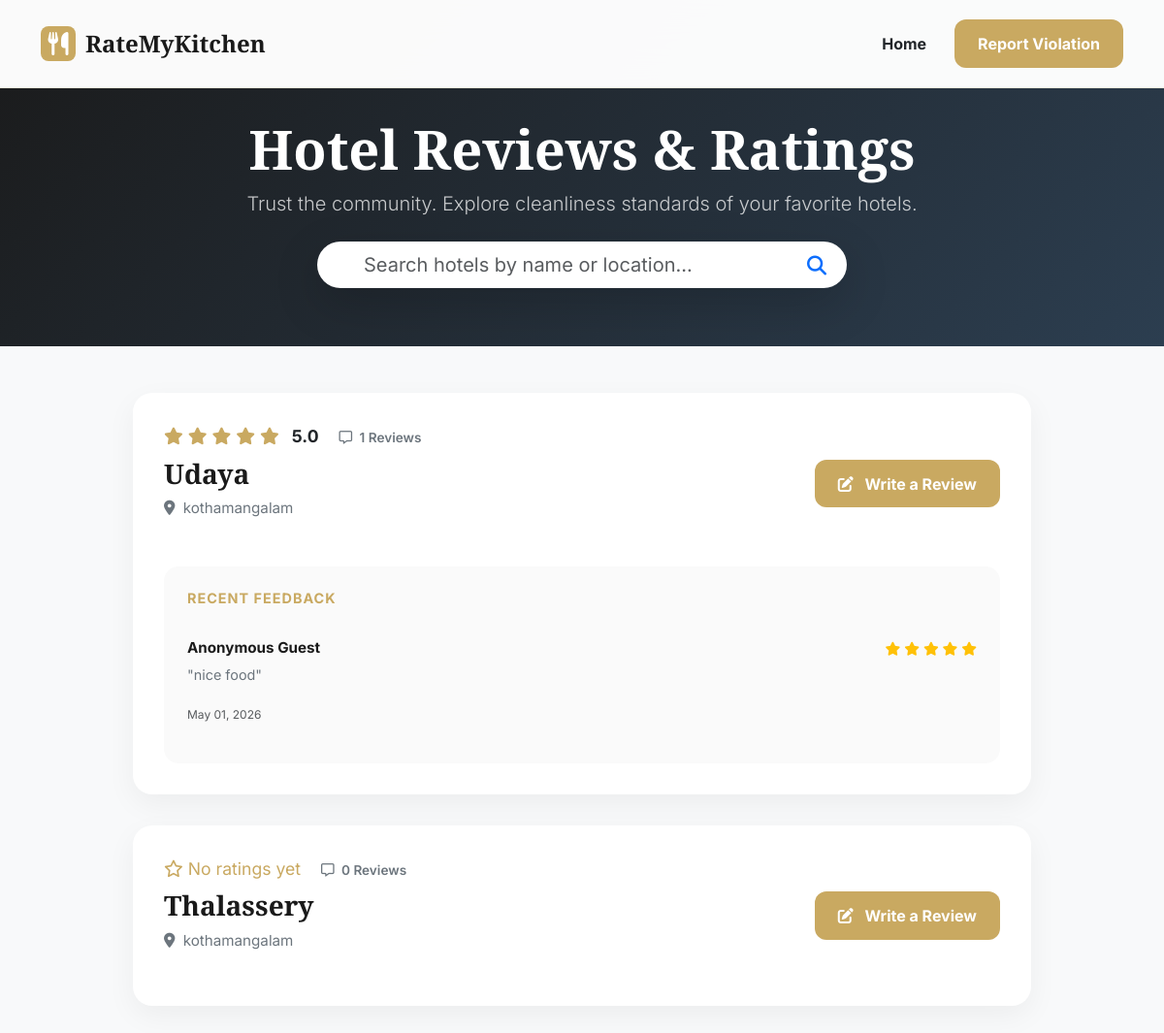
Screenshot of /hotels/ with the database file from the repository.
### User/models.py (models this page shows, shortened)
class tbl_hotel(models.Model):
    hotel_name = models.CharField(max_length=100)
    hotel_email = models.EmailField(unique=True)
    hotel_password = models.CharField(max_length=128)
    hotel_contact = models.CharField(max_length=20, blank=True)
    hotel_address = models.CharField(max_length=255, blank=True)
    is_verified = models.IntegerField(
        choices=[
            (0, 'Not Verified'),
            (1, 'Verified'),
            (2, 'Rejected')
        ],
        default=0
    )
    hygiene_status = models.CharField(
        max_length=50,
        choices=[
            ('Pending', 'Pending'),
            ('Clean', 'Clean'),
            ('Moderately Clean', 'Moderately Clean'),
            ('Dirty', 'Dirty'),
        ],
        default='Pending'
    )
    certificate_generated = models.BooleanField(default=False)
    verified_at = models.DateTimeField(null=True, blank=True)

class CustomerReview(models.Model):
    hotel      = models.ForeignKey(tbl_hotel, on_delete=models.CASCADE)
    customer_name = models.CharField(max_length=100, default="Anonymous Guest", blank=True)
    rating     = models.PositiveSmallIntegerField()
    review     = models.TextField(blank=True)
    timestamp  = models.DateTimeField(auto_now_add=True)

### Guest/views.py (the view)
# urls.py: path('hotels/', views.view_hotels, name='view_hotels'),
def view_hotels(request):
    from django.db.models import Avg, Count, Q
    query = request.GET.get('q', '')
    hotels = tbl_hotel.objects.filter(is_verified=1)
    if query:
        hotels = hotels.filter(
            Q(hotel_name__icontains=query) |
            Q(hotel_address__icontains=query)
        )
    hotels = hotels.annotate(
        avg_rating=Avg('customerreview__rating'),
        review_count=Count('customerreview')
    ).order_by('-avg_rating')
    for hotel in hotels:
        hotel.latest_reviews = CustomerReview.objects.filter(hotel=hotel).order_by('-timestamp')[:5]
    return render(request, "Guest/Reviews.html", {'hotels': hotels})

### templates/Guest/Reviews.html (shortened to what this page needs)
<!DOCTYPE html>
<html lang="en">
<head>
    <link href="https://cdn.jsdelivr.net/npm/bootstrap@5.3.2/dist/css/bootstrap.min.css" rel="stylesheet">
    <link href="https://cdnjs.cloudflare.com/ajax/libs/font-awesome/6.4.0/css/all.min.css" rel="stylesheet">
</head>
<body>
    <nav class="navbar navbar-expand-lg navbar-custom fixed-top">
        <div class="container">
            <a class="navbar-brand" href="{% url 'guest:homepage' %}">
                <div class="brand-icon"><i class="fas fa-utensils"></i></div>
                RateMyKitchen
            </a>
            <div class="ms-auto d-flex align-items-center">
                <a href="{% url 'guest:homepage' %}" class="btn btn-link text-dark text-decoration-none fw-bold me-3">Home</a>
                <a href="{% url 'guest:report_violation' %}" class="btn btn-review px-4">Report Violation</a>
            </div>
        </div>
    </nav>
    <div class="page-header">
        <div class="container">
            <h1 class="display-4 fw-bold">Hotel Reviews & Ratings</h1>
            <p class="lead opacity-75 mb-4">Trust the community. Explore cleanliness standards of your favorite hotels.</p>
            <div class="row justify-content-center">
                <div class="col-lg-6">
                    <form action="{% url 'guest:view_hotels' %}" method="GET" class="position-relative">
                        <input type="text" name="q" class="form-control form-control-lg rounded-pill px-5 shadow-lg border-0"
                               value="{{ request.GET.q }}" placeholder="Search hotels by name or location...">
                        <button type="submit" class="btn position-absolute top-50 end-0 translate-middle-y me-2 bg-transparent text-primary">
                            <i class="fas fa-search fa-lg"></i>
                        </button>
                    </form>
                </div>
            </div>
        </div>
    </div>
    <div class="container pb-5">
        <div class="row justify-content-center">
            <div class="col-lg-10">
                {% for hotel in hotels %}
                <div class="hotel-card">
                    <div class="hotel-info">
                        <div class="row align-items-center">
                            <div class="col-md-8">
                                <div class="rating-stars">
                                    {% if hotel.avg_rating %}
                                        {% for i in "12345" %}
                                            {% if forloop.counter <= hotel.avg_rating %}
                                                <i class="fas fa-star"></i>
                                            {% else %}
                                                <i class="far fa-star"></i>
                                            {% endif %}
                                        {% endfor %}
                                        <span class="ms-2 fw-bold text-dark">{{ hotel.avg_rating|floatformat:1 }}</span>
                                    {% else %}
                                        <i class="far fa-star"></i> No ratings yet
                                    {% endif %}
                                    <span class="review-count ms-3"><i class="far fa-comment-alt me-1"></i> {{ hotel.review_count }} Reviews</span>
                                </div>
                                <h2 class="hotel-name">{{ hotel.hotel_name }}</h2>
                                <p class="hotel-location"><i class="fas fa-map-marker-alt me-1"></i> {{ hotel.hotel_address }}</p>
                            </div>
                            <div class="col-md-4 text-md-end">
                                <button class="btn btn-review px-4" data-bs-toggle="modal" data-bs-target="#reviewModal{{ hotel.id }}">
                                    <i class="fas fa-edit me-2"></i> Write a Review
                                </button>
                            </div>
                        </div>
                        {% if hotel.latest_reviews %}
                        <div class="reviews-section mt-4">
                            <h5 class="fw-bold mb-3" style="font-size: 0.9rem; text-transform: uppercase; color: var(--primary); letter-spacing: 1px;">Recent Feedback</h5>
                            {% for rev in hotel.latest_reviews %}
                            <div class="single-review">
                                <div class="d-flex justify-content-between align-items-center">
                                    <span class="reviewer-name">{{ rev.customer_name }}</span>
                                    <div class="text-warning small">
                                        {% for i in "12345" %}
                                            {% if forloop.counter <= rev.rating %}
                                                <i class="fas fa-star"></i>
                                            {% endif %}
                                        {% endfor %}
                                    </div>
                                </div>
                                <p class="review-text">"{{ rev.review }}"</p>
                                <small class="text-muted" style="font-size: 0.75rem;">{{ rev.timestamp|date:"M d, Y" }}</small>
                            </div>
                            {% endfor %}
                        </div>
                        {% endif %}
                    </div>
                </div>
                {% empty %}
                <div class="text-center py-5">
                    <i class="fas fa-hotel fa-4x opacity-25 mb-3"></i>
                    <h3>No verified hotels found</h3>
                    <p class="text-muted">Check back later for trusted ratings.</p>
                </div>
                {% endfor %}
            </div>
        </div>
    </div>
</body>
</html>

### templates/Guest/Reviews.html (style rules this page uses)
:root { --primary: #C9A961; --primary-dark: #A88B4F; --secondary: #2C3E50; --light: #F8F9FA; --white: #FFFFFF; --dark: #1A1A1A; --text-secondary: #6C757D; }
body { font-family: 'Inter', sans-serif; background: var(--light); color: var(--dark); }
h1, h2, h3 { font-family: 'Playfair Display', serif; }
.navbar-custom { background: rgba(255, 255, 255, 0.98); backdrop-filter: blur(20px); padding: 1.25rem 0; border-bottom: 1px solid rgba(201, 169, 97, 0.2); }
.navbar-brand { font-family: 'Playfair Display', serif; font-weight: 800; font-size: 1.5rem; color: var(--dark); display: flex; align-items: center; gap: 10px; }
.brand-icon { width: 36px; height: 36px; background: var(--primary); border-radius: 8px; display: flex; align-items: center; justify-content: center; color: white; }
.page-header { padding: 120px 0 60px; background: linear-gradient(135deg, #1A1A1A 0%, #2C3E50 100%); color: white; text-align: center; margin-bottom: 3rem; }
.hotel-card { background: white; border-radius: 20px; border: none; box-shadow: 0 10px 30px rgba(0,0,0,0.05); transition: all 0.3s ease; overflow: hidden; margin-bottom: 2rem; }
.hotel-info { padding: 2rem; }
.rating-stars { color: var(--primary); font-size: 1.1rem; margin-bottom: 0.5rem; }
.hotel-name { font-size: 1.75rem; font-weight: 800; margin-bottom: 0.5rem; }
.hotel-location { color: var(--text-secondary); font-size: 0.95rem; margin-bottom: 1.5rem; }
.review-count { color: var(--text-secondary); font-size: 0.85rem; font-weight: 600; }
.btn-review { background: var(--primary); color: white; border: none; padding: 0.8rem 1.5rem; border-radius: 12px; font-weight: 700; transition: all 0.3s ease; }
.reviews-section { background: #FAFAFA; padding: 1.5rem; border-radius: 15px; margin-top: 1rem; }
.single-review { padding: 1rem 0; border-bottom: 1px solid #EEE; }
.single-review:last-child { border-bottom: none; }
.reviewer-name { font-weight: 700; font-size: 0.95rem; }
.review-text { font-size: 0.9rem; color: var(--text-secondary); margin-top: 5px; }

### rows the page displays
tbl_hotel: avg_rating "5.0", review_count "1", hotel_name "Udaya", hotel_address "kothamangalam"
CustomerReview: customer_name "Anonymous Guest", rating 5 (drawn), review "nice food", timestamp "May 01, 2026"
tbl_hotel: shows "No ratings yet", review_count "0", hotel_name "Thalassery", hotel_address "kothamangalam"
